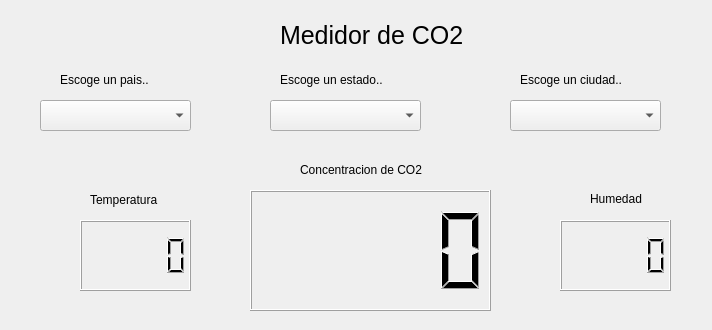
<?xml version="1.0" encoding="UTF-8"?>
<ui version="4.0">
 <class>Form</class>
 <widget class="QWidget" name="Form">
  <property name="geometry">
   <rect>
    <x>0</x>
    <y>0</y>
    <width>712</width>
    <height>330</height>
   </rect>
  </property>
  <property name="windowTitle">
   <string>Form</string>
  </property>
  <widget class="QSlider" name="horizontalSlider_2">
   <property name="geometry">
    <rect>
     <x>380</x>
     <y>330</y>
     <width>241</width>
     <height>31</height>
    </rect>
   </property>
   <property name="sizePolicy">
    <sizepolicy hsizetype="Expanding" vsizetype="Fixed">
     <horstretch>0</horstretch>
     <verstretch>0</verstretch>
    </sizepolicy>
   </property>
   <property name="cursor">
    <cursorShape>PointingHandCursor</cursorShape>
   </property>
   <property name="autoFillBackground">
    <bool>false</bool>
   </property>
   <property name="minimum">
    <number>0</number>
   </property>
   <property name="pageStep">
    <number>10</number>
   </property>
   <property name="value">
    <number>0</number>
   </property>
   <property name="orientation">
    <enum>Qt::Horizontal</enum>
   </property>
   <property name="tickPosition">
    <enum>QSlider::TicksBothSides</enum>
   </property>
   <property name="tickInterval">
    <number>13</number>
   </property>
  </widget>
  <widget class="QLabel" name="label_3">
   <property name="geometry">
    <rect>
     <x>300</x>
     <y>160</y>
     <width>151</width>
     <height>20</height>
    </rect>
   </property>
   <property name="text">
    <string>Concentracion de CO2</string>
   </property>
  </widget>
  <widget class="QLCDNumber" name="lcdNumber">
   <property name="geometry">
    <rect>
     <x>250</x>
     <y>190</y>
     <width>241</width>
     <height>121</height>
    </rect>
   </property>
   <property name="value" stdset="0">
    <double>0.000000000000000</double>
   </property>
  </widget>
  <widget class="QLabel" name="label_8">
   <property name="geometry">
    <rect>
     <x>170</x>
     <y>420</y>
     <width>151</width>
     <height>51</height>
    </rect>
   </property>
   <property name="text">
    <string>Concentracion de 03</string>
   </property>
  </widget>
  <widget class="QLCDNumber" name="lcdNumber_3">
   <property name="geometry">
    <rect>
     <x>560</x>
     <y>220</y>
     <width>111</width>
     <height>71</height>
    </rect>
   </property>
  </widget>
  <widget class="QLabel" name="label_6">
   <property name="geometry">
    <rect>
     <x>170</x>
     <y>320</y>
     <width>161</width>
     <height>51</height>
    </rect>
   </property>
   <property name="text">
    <string>Concentracion de N02</string>
   </property>
  </widget>
  <widget class="QPushButton" name="pushButton">
   <property name="geometry">
    <rect>
     <x>30</x>
     <y>440</y>
     <width>111</width>
     <height>41</height>
    </rect>
   </property>
   <property name="text">
    <string>Cerrar</string>
   </property>
   <property name="icon">
    <iconset theme="process-stop">
     <normaloff>../../../../../home/chrisubuntu/.designer/backup</normaloff>../../../../../home/chrisubuntu/.designer/backup</iconset>
   </property>
  </widget>
  <widget class="QSlider" name="horizontalSlider_3">
   <property name="geometry">
    <rect>
     <x>380</x>
     <y>380</y>
     <width>241</width>
     <height>41</height>
    </rect>
   </property>
   <property name="sizePolicy">
    <sizepolicy hsizetype="Expanding" vsizetype="Fixed">
     <horstretch>0</horstretch>
     <verstretch>0</verstretch>
    </sizepolicy>
   </property>
   <property name="cursor">
    <cursorShape>PointingHandCursor</cursorShape>
   </property>
   <property name="autoFillBackground">
    <bool>false</bool>
   </property>
   <property name="minimum">
    <number>0</number>
   </property>
   <property name="pageStep">
    <number>10</number>
   </property>
   <property name="value">
    <number>0</number>
   </property>
   <property name="orientation">
    <enum>Qt::Horizontal</enum>
   </property>
   <property name="tickPosition">
    <enum>QSlider::TicksBothSides</enum>
   </property>
   <property name="tickInterval">
    <number>13</number>
   </property>
  </widget>
  <widget class="QLabel" name="label_2">
   <property name="geometry">
    <rect>
     <x>280</x>
     <y>0</y>
     <width>191</width>
     <height>71</height>
    </rect>
   </property>
   <property name="font">
    <font>
     <pointsize>19</pointsize>
    </font>
   </property>
   <property name="text">
    <string>Medidor de CO2</string>
   </property>
  </widget>
  <widget class="QLabel" name="label_7">
   <property name="geometry">
    <rect>
     <x>170</x>
     <y>370</y>
     <width>151</width>
     <height>51</height>
    </rect>
   </property>
   <property name="text">
    <string>Concentracion de S02</string>
   </property>
  </widget>
  <widget class="QSlider" name="horizontalSlider_4">
   <property name="geometry">
    <rect>
     <x>380</x>
     <y>440</y>
     <width>241</width>
     <height>31</height>
    </rect>
   </property>
   <property name="sizePolicy">
    <sizepolicy hsizetype="Expanding" vsizetype="Fixed">
     <horstretch>0</horstretch>
     <verstretch>0</verstretch>
    </sizepolicy>
   </property>
   <property name="cursor">
    <cursorShape>PointingHandCursor</cursorShape>
   </property>
   <property name="autoFillBackground">
    <bool>false</bool>
   </property>
   <property name="minimum">
    <number>0</number>
   </property>
   <property name="pageStep">
    <number>10</number>
   </property>
   <property name="value">
    <number>0</number>
   </property>
   <property name="orientation">
    <enum>Qt::Horizontal</enum>
   </property>
   <property name="tickPosition">
    <enum>QSlider::TicksBothSides</enum>
   </property>
   <property name="tickInterval">
    <number>13</number>
   </property>
  </widget>
  <widget class="QLabel" name="label_5">
   <property name="geometry">
    <rect>
     <x>590</x>
     <y>190</y>
     <width>67</width>
     <height>17</height>
    </rect>
   </property>
   <property name="text">
    <string>Humedad</string>
   </property>
  </widget>
  <widget class="QComboBox" name="comboBox">
   <property name="enabled">
    <bool>true</bool>
   </property>
   <property name="geometry">
    <rect>
     <x>40</x>
     <y>100</y>
     <width>151</width>
     <height>31</height>
    </rect>
   </property>
   <property name="editable">
    <bool>false</bool>
   </property>
   <property name="currentText">
    <string/>
   </property>
  </widget>
  <widget class="QLabel" name="label">
   <property name="geometry">
    <rect>
     <x>60</x>
     <y>70</y>
     <width>101</width>
     <height>20</height>
    </rect>
   </property>
   <property name="text">
    <string>Escoge un pais..</string>
   </property>
  </widget>
  <widget class="QLabel" name="label_4">
   <property name="geometry">
    <rect>
     <x>90</x>
     <y>190</y>
     <width>91</width>
     <height>20</height>
    </rect>
   </property>
   <property name="text">
    <string>Temperatura</string>
   </property>
  </widget>
  <widget class="QLCDNumber" name="lcdNumber_2">
   <property name="geometry">
    <rect>
     <x>80</x>
     <y>220</y>
     <width>111</width>
     <height>71</height>
    </rect>
   </property>
  </widget>
  <widget class="QLabel" name="label_9">
   <property name="geometry">
    <rect>
     <x>280</x>
     <y>70</y>
     <width>141</width>
     <height>20</height>
    </rect>
   </property>
   <property name="text">
    <string>Escoge un estado..</string>
   </property>
  </widget>
  <widget class="QComboBox" name="comboBox_2">
   <property name="enabled">
    <bool>true</bool>
   </property>
   <property name="geometry">
    <rect>
     <x>270</x>
     <y>100</y>
     <width>151</width>
     <height>31</height>
    </rect>
   </property>
   <property name="editable">
    <bool>false</bool>
   </property>
   <property name="currentText">
    <string/>
   </property>
  </widget>
  <widget class="QComboBox" name="comboBox_3">
   <property name="enabled">
    <bool>true</bool>
   </property>
   <property name="geometry">
    <rect>
     <x>510</x>
     <y>100</y>
     <width>151</width>
     <height>31</height>
    </rect>
   </property>
   <property name="editable">
    <bool>false</bool>
   </property>
   <property name="currentText">
    <string/>
   </property>
  </widget>
  <widget class="QLabel" name="label_10">
   <property name="geometry">
    <rect>
     <x>520</x>
     <y>70</y>
     <width>121</width>
     <height>20</height>
    </rect>
   </property>
   <property name="text">
    <string>Escoge un ciudad..</string>
   </property>
  </widget>
 </widget>
 <resources/>
 <connections/>
</ui>
